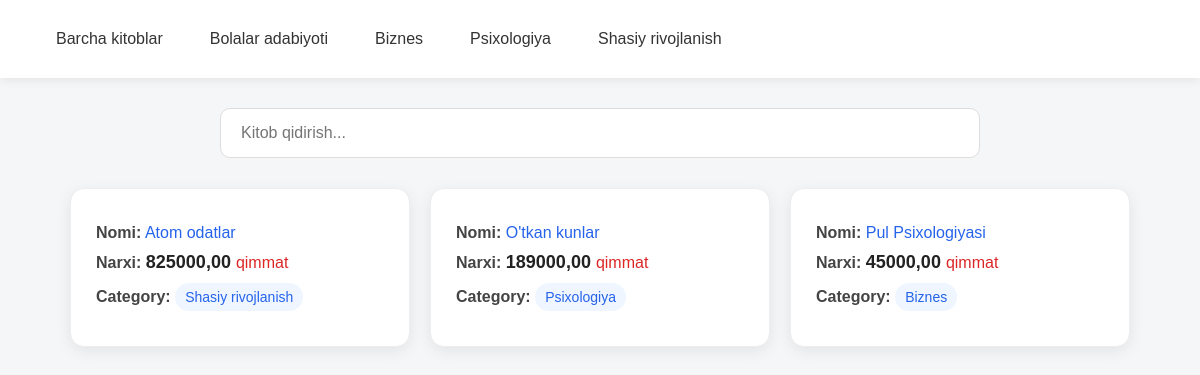
Before: / with the older database file.
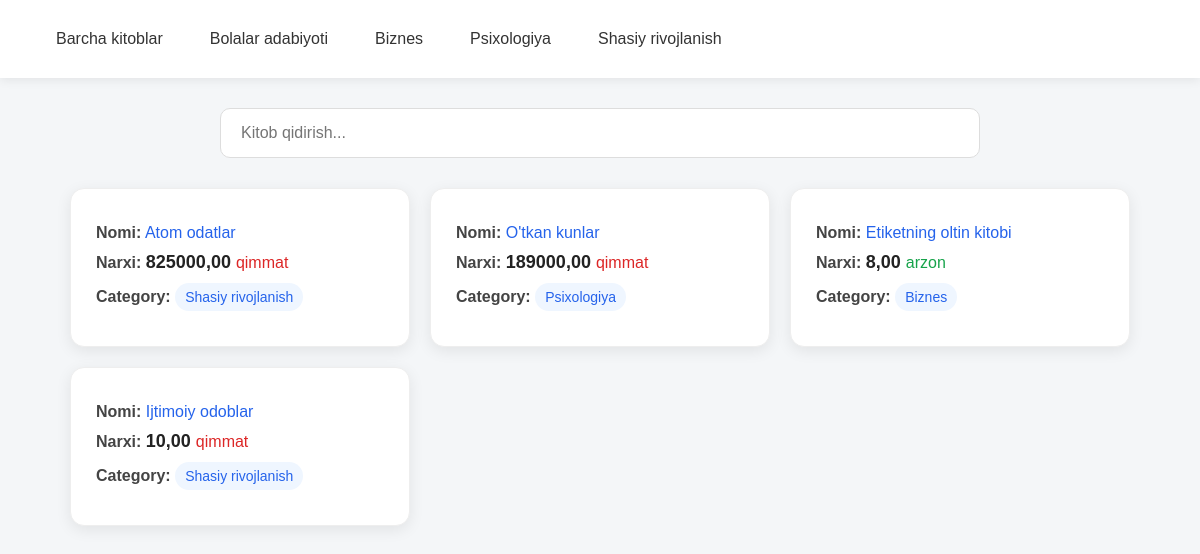
After: the same page with the newer database file.
### main/models.py (models this page shows, shortened)
class Category(models.Model):
    name = models.CharField(max_length=255, unique=True)

class Book(models.Model):
    title = models.CharField(max_length=255)
    introduction = models.TextField(null=True, blank=True)
    price = models.DecimalField(max_digits=10, decimal_places=2)
    image = models.ImageField(upload_to="images/", null=True, blank=True)
    created = models.DateTimeField(auto_now_add=True)
    updated = models.DateTimeField(auto_now=True)
    published = models.BooleanField(default=True)
    category = models.ForeignKey(Category, on_delete=models.CASCADE)

### main/views.py (the view)
# urls.py: path('', index, name='home'),
def index(request):
    books = Book.objects.filter(published=True)
    categories = Category.objects.all()
    context = {
        'books': books,
        'categories': categories
    }
    return render(request, 'main/index.html', context)

### main/templates/main/index.html (shortened to what this page needs)
{% load static %}
<!DOCTYPE html>
<html lang="uz">
<head>
    <link rel="stylesheet" href="{% static 'css/style.css' %}">
</head>
<body>
<nav class="navbar">
    <a href="#"
       class="category-link active"
       data-category="all">
        Barcha kitoblar
    </a>
    {% for category in categories %}
    <a href="{% url 'books_by_category' category.pk %}">
        {{ category.name }}
    </a>
    {% endfor %}
</nav>
<div class="search-box">
    <input
            type="text"
            id="searchInput"
            placeholder="Kitob qidirish..."
    >
</div>
<div class="books-container">
    {% for book in books %}
    <div
            class="book-card"
            data-category="{{ book.category.name }}"
    >
        <ul class="book-info">
            <li class="book-title">
                <b>Nomi:</b>
                <a href="{% url 'detail' book.id %}">
                    {{ book.title }}
                </a>
            </li>
            <li>
                <b>Narxi:</b>
                <span class="price">
                        {{ book.price }}
                    </span>
                {% if book.price >= 10 %}
                <span class="expensive">
                            qimmat
                        </span>
                {% else %}
                <span class="cheap">
                            arzon
                        </span>
                {% endif %}
            </li>
            <li>
                <b>Category:</b>
                <span class="category">
                        {{ book.category.name }}
                    </span>
            </li>
        </ul>
    </div>
    {% endfor %}
</div>
</body>
</html>

Changed rows visible on the page:
no longer on this page (row edited): Book: title "Pul Psixologiyasi", price "45000,00", shows "qimmat", category.name "Biznes"
added Book: title "Etiketning oltin kitobi", price "8,00", shows "arzon", category.name "Biznes"
added Book: title "Ijtimoiy odoblar", price "10,00", shows "qimmat", category.name "Shasiy rivojlanish"
